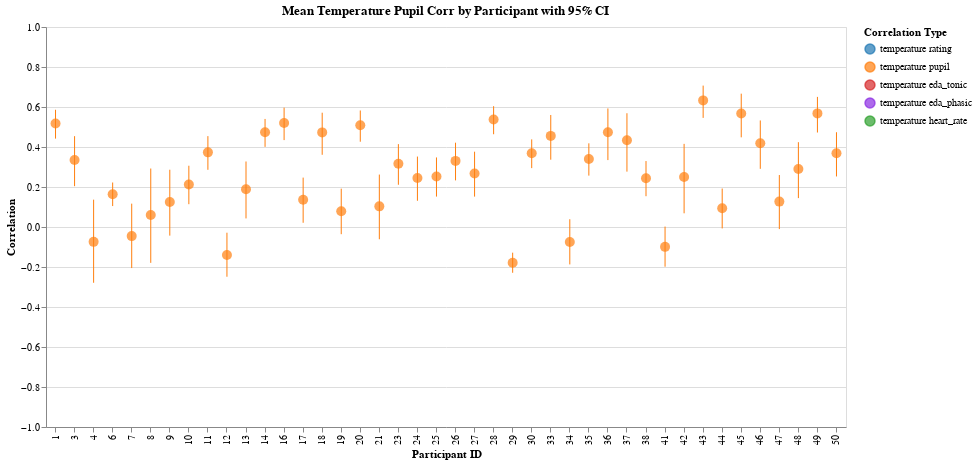

The notebook cell this image was saved under:
### Markdown cell above
## Temperature / Pupil

### Code cell
col1, col2 = "temperature", "pupil"

corr_by_trial = calculate_correlations_by_trial(df, col1, col2)
corr_by_participant = aggregate_correlations_fisher_z(
    corr_by_trial, col1, col2, "participant_id", include_ci=True
)
plot_correlations_by_trial(corr_by_trial, col1, col2)
pupil = plot_correlations_by_participant(
    corr_by_participant, col1, col2, with_config=-False, color_map=COLORS
)
pupil

### Figure 1 — Vega-Lite specification as saved in the notebook (floating-point values rounded to 4 significant figures)
{"config": {"view": {"continuousWidth": 300, "continuousHeight": 300}}, "layer": [{"mark": {"type": "rule"}, "encoding": {"color": {"field": "correlation_type", "legend": {"labelExpr": "replace(replace(datum.label, '_corr', ''), '_', ' ')", "title": "Correlation Type"}, "scale": {"domain": ["temperature_rating_corr", "temperature_pupil_corr", "temperature_eda_tonic_corr", "temperature_eda_phasic_corr", "temperature_heart_rate_corr"], "range": ["#1f77b4", "#ff7f0e", "#d62728", "#8a2be2", "#2ca02c"]}, "type": "nominal"}, "x": {"axis": {"title": "Participant ID"}, "field": "participant_id", "type": "ordinal"}, "y": {"axis": {"title": "Correlation"}, "field": "participant_id_temperature_pupil_corr_ci_lower", "scale": {"domain": [-1, 1]}, "type": "quantitative"}, "y2": {"field": "participant_id_temperature_pupil_corr_ci_upper"}}, "title": "Mean Temperature Pupil Corr by Participant with 95% CI"}, {"mark": {"type": "circle", "size": 100}, "encoding": {"color": {"field": "correlation_type", "legend": {"labelExpr": "replace(replace(datum.label, '_corr', ''), '_', ' ')", "title": "Correlation Type"}, "scale": {"domain": ["temperature_rating_corr", "temperature_pupil_corr", "temperature_eda_tonic_corr", "temperature_eda_phasic_corr", "temperature_heart_rate_corr"], "range": ["#1f77b4", "#ff7f0e", "#d62728", "#8a2be2", "#2ca02c"]}, "type": "nominal"}, "tooltip": [{"field": "participant_id", "title": "Participant", "type": "nominal"}, {"field": "participant_id_temperature_pupil_corr_mean", "format": ".3f", "title": "Mean Correlation", "type": "quantitative"}, {"field": "participant_id_temperature_pupil_corr_ci_lower", "format": ".3f", "title": "CI Lower", "type": "quantitative"}, {"field": "participant_id_temperature_pupil_corr_ci_upper", "format": ".3f", "title": "CI Upper", "type": "quantitative"}], "x": {"axis": {"title": "Participant ID"}, "field": "participant_id", "type": "ordinal"}, "y": {"field": "participant_id_temperature_pupil_corr_mean", "type": "quantitative"}}, "title": "Mean Temperature Pupil Corr by Participant with 95% CI"}], "data": {"name": "data-8649eb8862787867ced6fe368d42d497"}, "height": 400, "width": 800, "$schema": "https://vega.github.io/schema/vega-lite/v5.20.1.json", "datasets": {"data-8649eb8862787867ced6fe368d42d497": [{"participant_id": 1, "participant_id_temperature_pupil_corr_mean": 0.5177, "participant_id_temperature_pupil_corr_ci_lower": 0.4419, "participant_id_temperature_pupil_corr_ci_upper": 0.5862, "correlation_type": "temperature_pupil_corr"}, {"participant_id": 3, "participant_id_temperature_pupil_corr_mean": 0.335, "participant_id_temperature_pupil_corr_ci_lower": 0.204, "participant_id_temperature_pupil_corr_ci_upper": 0.4542, "correlation_type": "temperature_pupil_corr"}, {"participant_id": 4, "participant_id_temperature_pupil_corr_mean": -0.07431, "participant_id_temperature_pupil_corr_ci_lower": -0.2788, "participant_id_temperature_pupil_corr_ci_upper": 0.1367, "correlation_type": "temperature_pupil_corr"}, {"participant_id": 6, "participant_id_temperature_pupil_corr_mean": 0.1642, "participant_id_temperature_pupil_corr_ci_lower": 0.1047, "participant_id_temperature_pupil_corr_ci_upper": 0.2225, "correlation_type": "temperature_pupil_corr"}, {"participant_id": 7, "participant_id_temperature_pupil_corr_mean": -0.04548, "participant_id_temperature_pupil_corr_ci_lower": -0.2053, "participant_id_temperature_pupil_corr_ci_upper": 0.1167, "correlation_type": "temperature_pupil_corr"}, {"participant_id": 8, "participant_id_temperature_pupil_corr_mean": 0.05989, "participant_id_temperature_pupil_corr_ci_lower": -0.1793, "participant_id_temperature_pupil_corr_ci_upper": 0.2923, "correlation_type": "temperature_pupil_corr"}, {"participant_id": 9, "participant_id_temperature_pupil_corr_mean": 0.1251, "participant_id_temperature_pupil_corr_ci_lower": -0.0432, "participant_id_temperature_pupil_corr_ci_upper": 0.2864, "correlation_type": "temperature_pupil_corr"}, {"participant_id": 10, "participant_id_temperature_pupil_corr_mean": 0.2123, "participant_id_temperature_pupil_corr_ci_lower": 0.114, "participant_id_temperature_pupil_corr_ci_upper": 0.3064, "correlation_type": "temperature_pupil_corr"}, {"participant_id": 11, "participant_id_temperature_pupil_corr_mean": 0.3732, "participant_id_temperature_pupil_corr_ci_lower": 0.286, "participant_id_temperature_pupil_corr_ci_upper": 0.4544, "correlation_type": "temperature_pupil_corr"}, {"participant_id": 12, "participant_id_temperature_pupil_corr_mean": -0.1404, "participant_id_temperature_pupil_corr_ci_lower": -0.2487, "participant_id_temperature_pupil_corr_ci_upper": -0.02859, "correlation_type": "temperature_pupil_corr"}, {"participant_id": 13, "participant_id_temperature_pupil_corr_mean": 0.1892, "participant_id_temperature_pupil_corr_ci_lower": 0.04284, "participant_id_temperature_pupil_corr_ci_upper": 0.3275, "correlation_type": "temperature_pupil_corr"}, {"participant_id": 14, "participant_id_temperature_pupil_corr_mean": 0.4734, "participant_id_temperature_pupil_corr_ci_lower": 0.4006, "participant_id_temperature_pupil_corr_ci_upper": 0.5402, "correlation_type": "temperature_pupil_corr"}, {"participant_id": 16, "participant_id_temperature_pupil_corr_mean": 0.5203, "participant_id_temperature_pupil_corr_ci_lower": 0.4345, "participant_id_temperature_pupil_corr_ci_upper": 0.5968, "correlation_type": "temperature_pupil_corr"}, {"participant_id": 17, "participant_id_temperature_pupil_corr_mean": 0.1358, "participant_id_temperature_pupil_corr_ci_lower": 0.02113, "participant_id_temperature_pupil_corr_ci_upper": 0.247, "correlation_type": "temperature_pupil_corr"}, {"participant_id": 18, "participant_id_temperature_pupil_corr_mean": 0.473, "participant_id_temperature_pupil_corr_ci_lower": 0.361, "participant_id_temperature_pupil_corr_ci_upper": 0.5715, "correlation_type": "temperature_pupil_corr"}, {"participant_id": 19, "participant_id_temperature_pupil_corr_mean": 0.0789, "participant_id_temperature_pupil_corr_ci_lower": -0.03597, "participant_id_temperature_pupil_corr_ci_upper": 0.1917, "correlation_type": "temperature_pupil_corr"}, {"participant_id": 20, "participant_id_temperature_pupil_corr_mean": 0.5086, "participant_id_temperature_pupil_corr_ci_lower": 0.4264, "participant_id_temperature_pupil_corr_ci_upper": 0.5826, "correlation_type": "temperature_pupil_corr"}, {"participant_id": 21, "participant_id_temperature_pupil_corr_mean": 0.1032, "participant_id_temperature_pupil_corr_ci_lower": -0.06131, "participant_id_temperature_pupil_corr_ci_upper": 0.2622, "correlation_type": "temperature_pupil_corr"}, {"participant_id": 23, "participant_id_temperature_pupil_corr_mean": 0.3164, "participant_id_temperature_pupil_corr_ci_lower": 0.2112, "participant_id_temperature_pupil_corr_ci_upper": 0.4144, "correlation_type": "temperature_pupil_corr"}, {"participant_id": 24, "participant_id_temperature_pupil_corr_mean": 0.2448, "participant_id_temperature_pupil_corr_ci_lower": 0.1311, "participant_id_temperature_pupil_corr_ci_upper": 0.3522, "correlation_type": "temperature_pupil_corr"}, {"participant_id": 25, "participant_id_temperature_pupil_corr_mean": 0.2525, "participant_id_temperature_pupil_corr_ci_lower": 0.1521, "participant_id_temperature_pupil_corr_ci_upper": 0.3478, "correlation_type": "temperature_pupil_corr"}, {"participant_id": 26, "participant_id_temperature_pupil_corr_mean": 0.3306, "participant_id_temperature_pupil_corr_ci_lower": 0.2331, "participant_id_temperature_pupil_corr_ci_upper": 0.4215, "correlation_type": "temperature_pupil_corr"}, {"participant_id": 27, "participant_id_temperature_pupil_corr_mean": 0.2679, "participant_id_temperature_pupil_corr_ci_lower": 0.1519, "participant_id_temperature_pupil_corr_ci_upper": 0.3765, "correlation_type": "temperature_pupil_corr"}, {"participant_id": 28, "participant_id_temperature_pupil_corr_mean": 0.5376, "participant_id_temperature_pupil_corr_ci_lower": 0.4638, "participant_id_temperature_pupil_corr_ci_upper": 0.6041, "correlation_type": "temperature_pupil_corr"}, {"participant_id": 29, "participant_id_temperature_pupil_corr_mean": -0.1791, "participant_id_temperature_pupil_corr_ci_lower": -0.2289, "participant_id_temperature_pupil_corr_ci_upper": -0.1283, "correlation_type": "temperature_pupil_corr"}, {"participant_id": 30, "participant_id_temperature_pupil_corr_mean": 0.3684, "participant_id_temperature_pupil_corr_ci_lower": 0.2944, "participant_id_temperature_pupil_corr_ci_upper": 0.4381, "correlation_type": "temperature_pupil_corr"}, {"participant_id": 33, "participant_id_temperature_pupil_corr_mean": 0.4555, "participant_id_temperature_pupil_corr_ci_lower": 0.3365, "participant_id_temperature_pupil_corr_ci_upper": 0.5601, "correlation_type": "temperature_pupil_corr"}, {"participant_id": 34, "participant_id_temperature_pupil_corr_mean": -0.07516, "participant_id_temperature_pupil_corr_ci_lower": -0.1871, "participant_id_temperature_pupil_corr_ci_upper": 0.03876, "correlation_type": "temperature_pupil_corr"}, {"participant_id": 35, "participant_id_temperature_pupil_corr_mean": 0.3401, "participant_id_temperature_pupil_corr_ci_lower": 0.2569, "participant_id_temperature_pupil_corr_ci_upper": 0.4183, "correlation_type": "temperature_pupil_corr"}, {"participant_id": 36, "participant_id_temperature_pupil_corr_mean": 0.4738, "participant_id_temperature_pupil_corr_ci_lower": 0.3346, "participant_id_temperature_pupil_corr_ci_upper": 0.5928, "correlation_type": "temperature_pupil_corr"}, {"participant_id": 37, "participant_id_temperature_pupil_corr_mean": 0.4342, "participant_id_temperature_pupil_corr_ci_lower": 0.2769, "participant_id_temperature_pupil_corr_ci_upper": 0.5688, "correlation_type": "temperature_pupil_corr"}, {"participant_id": 38, "participant_id_temperature_pupil_corr_mean": 0.2438, "participant_id_temperature_pupil_corr_ci_lower": 0.154, "participant_id_temperature_pupil_corr_ci_upper": 0.3297, "correlation_type": "temperature_pupil_corr"}, {"participant_id": 41, "participant_id_temperature_pupil_corr_mean": -0.09929, "participant_id_temperature_pupil_corr_ci_lower": -0.1986, "participant_id_temperature_pupil_corr_ci_upper": 0.002035, "correlation_type": "temperature_pupil_corr"}, {"participant_id": 42, "participant_id_temperature_pupil_corr_mean": 0.2501, "participant_id_temperature_pupil_corr_ci_lower": 0.06845, "participant_id_temperature_pupil_corr_ci_upper": 0.4157, "correlation_type": "temperature_pupil_corr"}, {"participant_id": 43, "participant_id_temperature_pupil_corr_mean": 0.6331, "participant_id_temperature_pupil_corr_ci_lower": 0.5456, "participant_id_temperature_pupil_corr_ci_upper": 0.707, "correlation_type": "temperature_pupil_corr"}, {"participant_id": 44, "participant_id_temperature_pupil_corr_mean": 0.09351, "participant_id_temperature_pupil_corr_ci_lower": -0.007162, "participant_id_temperature_pupil_corr_ci_upper": 0.1923, "correlation_type": "temperature_pupil_corr"}, {"participant_id": 45, "participant_id_temperature_pupil_corr_mean": 0.5674, "participant_id_temperature_pupil_corr_ci_lower": 0.4483, "participant_id_temperature_pupil_corr_ci_upper": 0.6667, "correlation_type": "temperature_pupil_corr"}, {"participant_id": 46, "participant_id_temperature_pupil_corr_mean": 0.4192, "participant_id_temperature_pupil_corr_ci_lower": 0.2908, "participant_id_temperature_pupil_corr_ci_upper": 0.5327, "correlation_type": "temperature_pupil_corr"}, {"participant_id": 47, "participant_id_temperature_pupil_corr_mean": 0.127, "participant_id_temperature_pupil_corr_ci_lower": -0.01048, "participant_id_temperature_pupil_corr_ci_upper": 0.2598, "correlation_type": "temperature_pupil_corr"}, {"participant_id": 48, "participant_id_temperature_pupil_corr_mean": 0.2904, "participant_id_temperature_pupil_corr_ci_lower": 0.1444, "participant_id_temperature_pupil_corr_ci_upper": 0.424, "correlation_type": "temperature_pupil_corr"}, {"participant_id": 49, "participant_id_temperature_pupil_corr_mean": 0.568, "participant_id_temperature_pupil_corr_ci_lower": 0.4724, "participant_id_temperature_pupil_corr_ci_upper": 0.6505, "correlation_type": "temperature_pupil_corr"}, {"participant_id": 50, "participant_id_temperature_pupil_corr_mean": 0.3685, "participant_id_temperature_pupil_corr_ci_lower": 0.2527, "participant_id_temperature_pupil_corr_ci_upper": 0.4738, "correlation_type": "temperature_pupil_corr"}]}}
